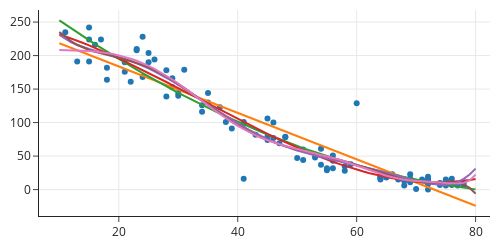

Notebook code cell kept with this figure:
### Markdown cell above
Let's place all of the polynomial fits on the same graph so that we can see how the higher degree polynomials bend more and more strangely:

### Code cell
ys = [make_ys(mod=mods[j], deg=degrees[j], xs=xs) for j in range(6)]

fig = go.Figure()
fig.add_trace(go.Scatter(x=X["temp"], y=y, mode="markers"))
fig.add_trace(go.Scatter(x=xs, y=ys[0]))
fig.add_trace(go.Scatter(x=xs, y=ys[1]))
fig.add_trace(go.Scatter(x=xs, y=ys[2]))
fig.add_trace(go.Scatter(x=xs, y=ys[3]))
fig.add_trace(go.Scatter(x=xs, y=ys[4]))
fig.add_trace(go.Scatter(x=xs, y=ys[5]))


fig.update_layout(height=250, width=500, showlegend=False)
fig.show()
